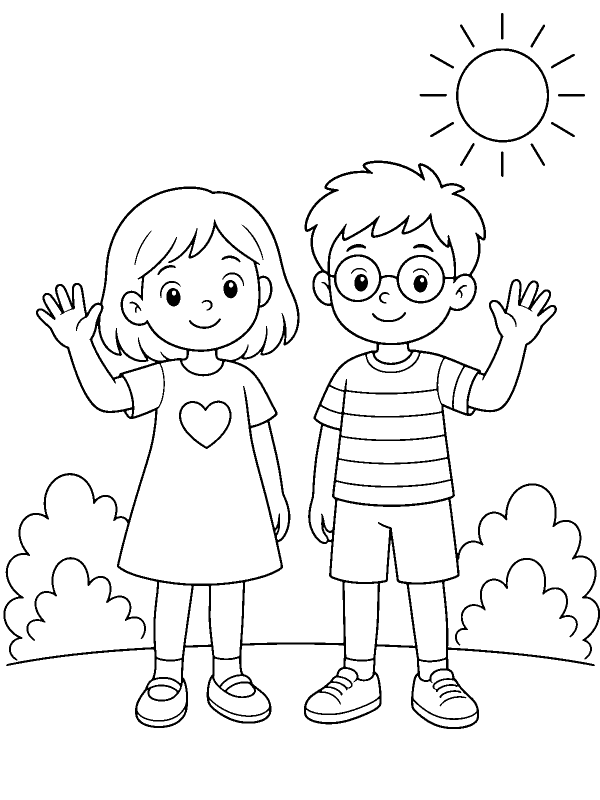
#> input picture assets/style-references/01-portrait.png, 1200 x 1600 px (shown at 1/2 size)
$ python compose_a4_pdf.py ../assets/style-references/01-portrait.png out.png
#> lines starting #> are read from the running program, lines starting #| are printed output that depends on the picture; after the words box and inside, x2 and y2 are one past the last pixel; in counts of white or black regions, pixels touching at a corner belong together
#!/usr/bin/env python3
"""Place a coloring plate onto a print-ready A4 PDF (and optional PNG preview).

Fit inside printer-safe margins on a white page. Never stretch.
The page is stored as 1-bit CCITT — never JPEG — so diagonals stay crisp.
"""
from __future__ import annotations

import argparse
import sys
from pathlib import Path

try:
    from PIL import Image, ImageDraw, ImageFilter, ImageFont
except ImportError as exc:  # pragma: no cover
    raise SystemExit("Pillow is required: python -m pip install Pillow") from exc

A4_PORTRAIT_MM = (210.0, 297.0)
A4_LANDSCAPE_MM = (297.0, 210.0)


def mm_to_px(mm: float, dpi: int) -> int:
    return int(round(mm / 25.4 * dpi))


def fit_inside(src_w: int, src_h: int, box_w: int, box_h: int) -> tuple[int, int]:
    scale = min(box_w / src_w, box_h / src_h)
    return max(1, int(src_w * scale)), max(1, int(src_h * scale))


def load_font(size: int) -> ImageFont.ImageFont:
    for name in (
        "DejaVuSans.ttf",
        "/usr/share/fonts/truetype/dejavu/DejaVuSans.ttf",
        "/usr/share/fonts/truetype/liberation/LiberationSans-Regular.ttf",
    ):
        try:
            return ImageFont.truetype(name, size=size)
        except OSError:
            continue
    return ImageFont.load_default()


def crisp_resize(art: Image.Image, fit_w: int, fit_h: int) -> Image.Image:
    """Scale then snap back to ink/paper. Avoids LANCZOS gray ramps and 1-bit stairs."""
    gray = art.convert("L")
    if gray.size != (fit_w, fit_h):
        gray = gray.resize((fit_w, fit_h), Image.Resampling.LANCZOS)
        gray = gray.filter(ImageFilter.GaussianBlur(radius=0.8))
        gray = gray.point(lambda p: 0 if p < 160 else 255, mode="L")
    else:
        gray = gray.point(lambda p: 0 if p < 160 else 255, mode="L")
    return Image.merge("RGB", (gray, gray, gray))


def compose(
    src: Path,
    pdf_out: Path,
    *,
    dpi: int,
    margin_mm: float,
    title: str | None,
    force: str,
    nup: int,
    preview: Path | None,
) -> None:
#> called with dpi = 300, margin_mm = 14, force = 'auto', nup = 1
    art = Image.open(src).convert("RGB")
#> art is the input picture: PIL image 1200x1600 RGB; 94.6% white; 39 black regions, largest, box (x1, y1, x2, y2) and area: (7, 321, 1200, 1458) 84895, (912, 97, 1098, 285) 2687, (53, 1114, 292, 1282) 2269
    art_w, art_h = art.size
#> art_w = 1200; art_h = 1600
    if nup in (2, 4):
        force = "portrait"
    landscape = force == "landscape" or (force == "auto" and art_w > art_h * 1.08)
#> landscape = False
    page_mm = A4_LANDSCAPE_MM if landscape else A4_PORTRAIT_MM
#> page_mm = (210, 297)
    page_w = mm_to_px(page_mm[0], dpi)
#> page_w = 2480
    page_h = mm_to_px(page_mm[1], dpi)
#> page_h = 3508
    margin = mm_to_px(margin_mm, dpi)
    gutter = mm_to_px(8.0, dpi)
    title_band = mm_to_px(8.0, dpi) if title else 0

    page = Image.new("RGB", (page_w, page_h), (255, 255, 255))
#> page: PIL image 2480x3508 RGB; every value is 255
    inner_w = page_w - margin * 2
#> inner_w = 2150
    inner_h = page_h - margin * 2 - title_band
#> inner_h = 3178

    if nup == 1:
        cols, rows = 1, 1
    elif nup == 2:
        cols, rows = 1, 2
    else:
        cols, rows = 2, 2

    tile_w = (inner_w - gutter * (cols - 1)) // cols
#> tile_w = 2150
    tile_h = (inner_h - gutter * (rows - 1)) // rows
#> tile_h = 3178
    fit_w, fit_h = fit_inside(art_w, art_h, tile_w, tile_h)
#> fit_w = 2150; fit_h = 2866
    fitted = crisp_resize(art, fit_w, fit_h)
#> in crisp_resize, `gray = gray.resize((fit_w, fit_h), Image.Resampling.LANCZOS)`:
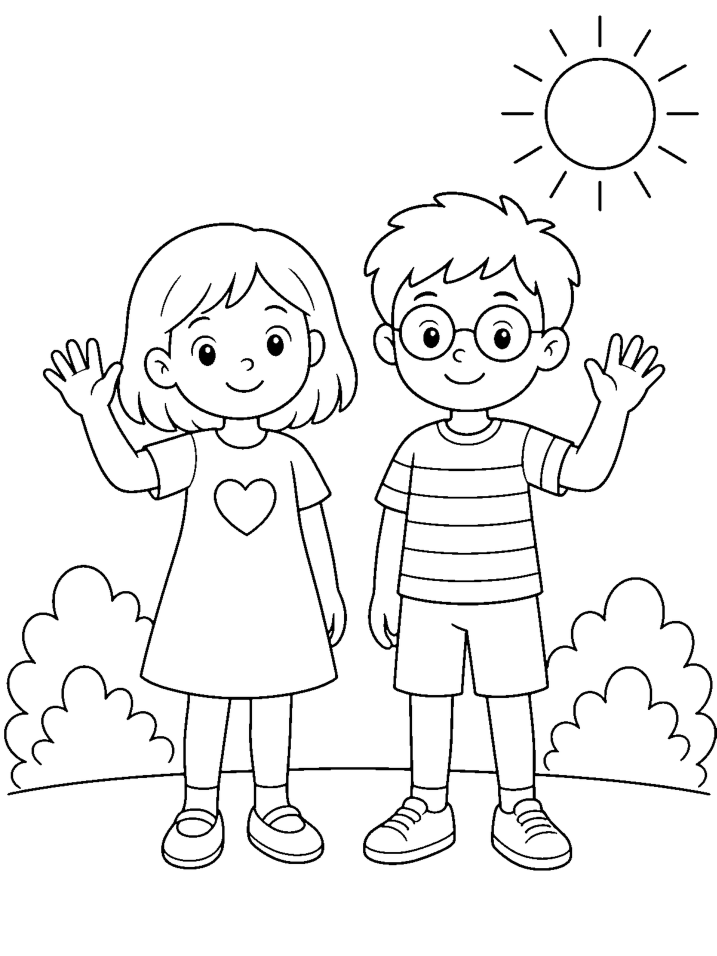
#> gray: PIL image 2150x2866 L (shown at 1/3 size); min 0, max 255, mean 241.3
#> in crisp_resize, `gray = gray.point(lambda p: 0 if p < 160 else 255, mode="L")`: gray: PIL image 2150x2866 L; 94.2% white; 39 black regions, largest, box (x1, y1, x2, y2) and area: (12, 575, 2150, 2612) 294690, (1634, 173, 1968, 511) 9320, (95, 1995, 524, 2296) 7927

    for r in range(rows):
        for c in range(cols):
            x0 = margin + c * (tile_w + gutter)
            y0 = margin + r * (tile_h + gutter)
            x = x0 + (tile_w - fit_w) // 2
            y = y0 + (tile_h - fit_h) // 2
            page.paste(fitted, (x, y))
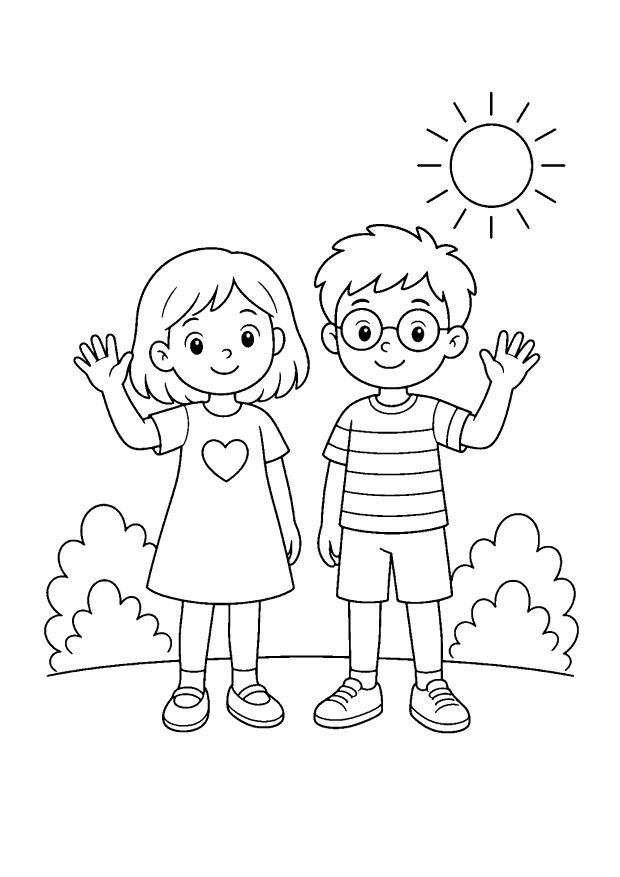
#> page: PIL image 2480x3508 RGB (shown at 1/4 size); 95.9% white; 39 black regions, largest, box (x1, y1, x2, y2) and area: (177, 896, 2315, 2933) 294690, (1799, 494, 2133, 832) 9320, (260, 2316, 689, 2617) 7927

    if title:
        draw = ImageDraw.Draw(page)
        font = load_font(max(14, mm_to_px(3.2, dpi)))
        text = title.strip()[:80]
        bbox = draw.textbbox((0, 0), text, font=font)
        tw, th = bbox[2] - bbox[0], bbox[3] - bbox[1]
        tx = (page_w - tw) // 2
        ty = page_h - margin - title_band + (title_band - th) // 2
        draw.text((tx, ty), text, fill=(0, 0, 0), font=font)

    pdf_out.parent.mkdir(parents=True, exist_ok=True)
    # mode "1" → CCITT in the PDF (lossless). RGB/L would be JPEG and jag the ink.
    page.convert("1").save(pdf_out, "PDF", resolution=float(dpi))
    if preview is not None:
        preview.parent.mkdir(parents=True, exist_ok=True)
        page.save(preview, "PNG", optimize=True)


def main() -> int:
    parser = argparse.ArgumentParser(description=__doc__)
    parser.add_argument("input", type=Path, help="Clean coloring-plate PNG")
    parser.add_argument("output", type=Path, help="A4 PDF path")
    parser.add_argument("--title", default="", help="Optional footer title")
    parser.add_argument("--dpi", type=int, default=300)
    parser.add_argument("--margin-mm", type=float, default=14.0)
    parser.add_argument(
        "--orientation",
        choices=("auto", "portrait", "landscape"),
        default="auto",
    )
    parser.add_argument(
        "--nup",
        type=int,
        choices=(1, 2, 4),
        default=1,
        help="1 = one plate; 2 = two stacked copies; 4 = 2x2 copies",
    )
    parser.add_argument("--preview", type=Path, default=None, help="Optional A4 PNG")
    args = parser.parse_args()
    if not args.input.is_file():
        print(f"FAIL missing input: {args.input}", file=sys.stderr)
        return 2
    if args.dpi < 72 or args.dpi > 600:
        print("FAIL dpi must be 72-600", file=sys.stderr)
        return 2
    compose(
        args.input,
        args.output,
        dpi=args.dpi,
        margin_mm=args.margin_mm,
        title=args.title or None,
        force=args.orientation,
        nup=args.nup,
        preview=args.preview,
    )
    print(f"DELIVERY PASS {args.output.resolve()}")
    if args.preview:
        print(f"PREVIEW {args.preview.resolve()}")
    return 0


if __name__ == "__main__":
    raise SystemExit(main())
#> (the program exits here)

$ run again, on assets/style-references/03-pet.png
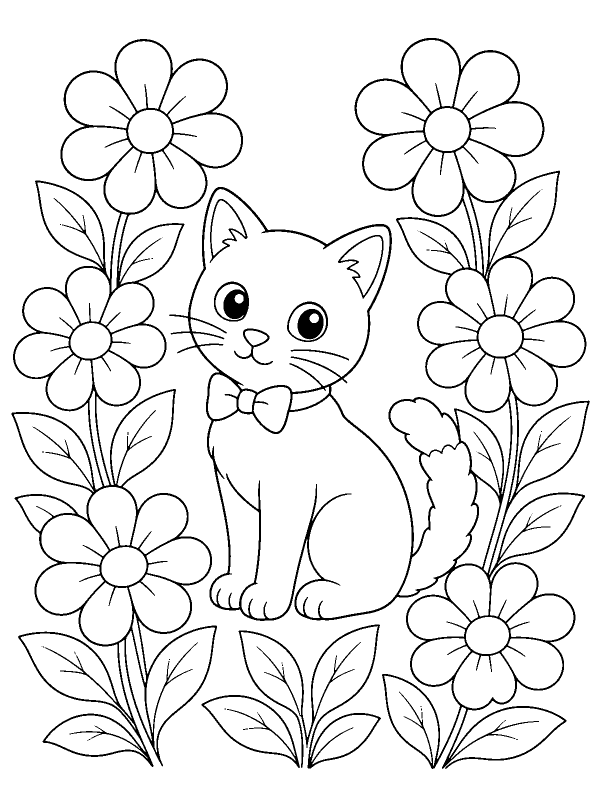
#> input picture assets/style-references/03-pet.png, 1200 x 1600 px (shown at 1/2 size)
#> in compose, art is the input picture: PIL image 1200x1600 RGB; 92.5% white; 42 black regions (30 under 20 px), largest, box (x1, y1, x2, y2) and area: (338, 76, 1180, 1538) 73366, (23, 78, 486, 1534) 50500, (477, 1249, 762, 1537) 7431
#> in crisp_resize, `gray = gray.resize((fit_w, fit_h), Image.Resampling.LANCZOS)`:
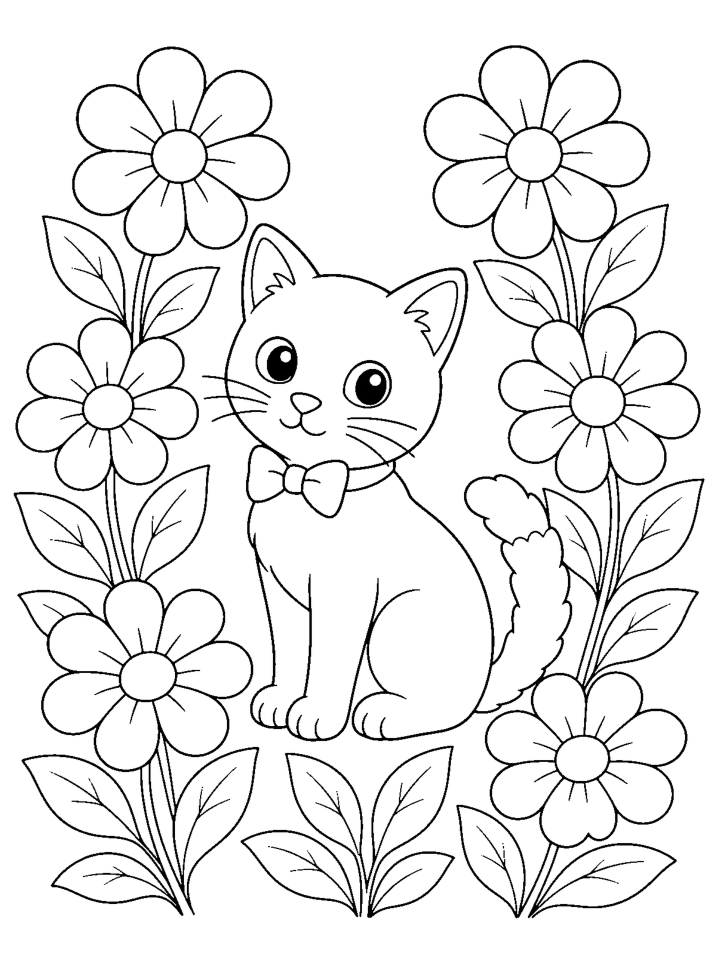
#> gray: PIL image 2150x2866 L (shown at 1/3 size); min 0, max 255, mean 235.9
#> after the loop in compose, `for r in range(rows):`:
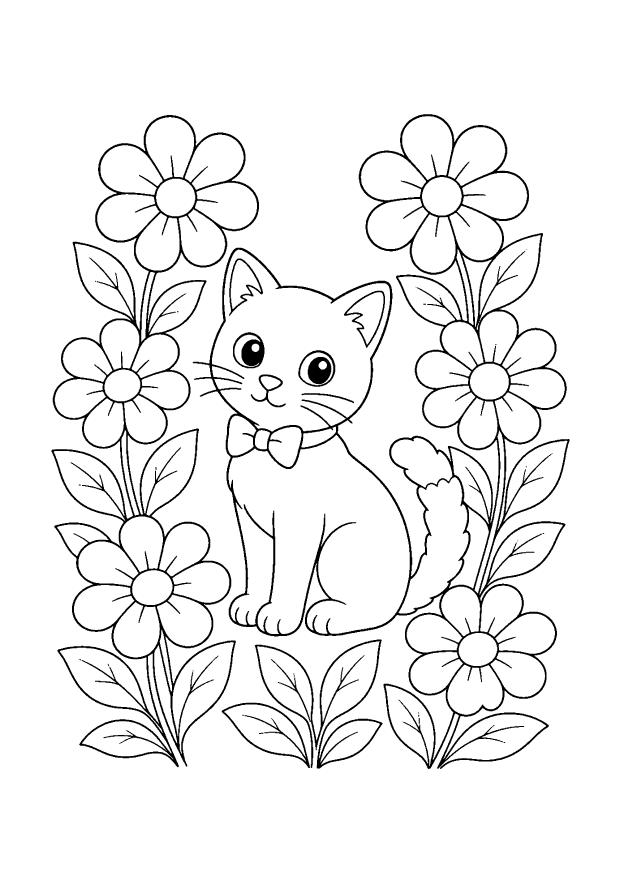
#> page: PIL image 2480x3508 RGB (shown at 1/4 size); 94.2% white; 42 black regions (18 under 20 px), largest, box (x1, y1, x2, y2) and area: (771, 457, 2279, 3076) 257440, (206, 460, 1036, 3069) 177551, (1019, 2558, 1531, 3074) 26348

$ run again, on assets/style-references/04-objects.png
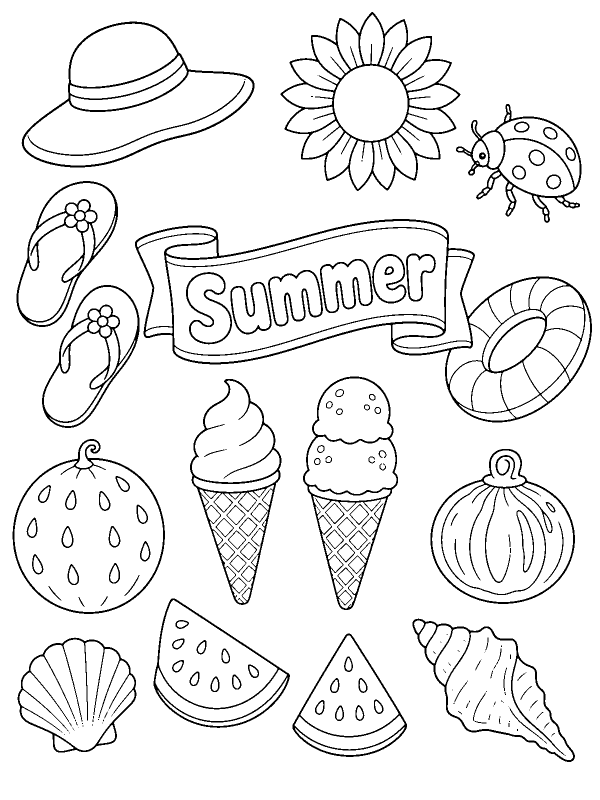
#> input picture assets/style-references/04-objects.png, 1200 x 1600 px (shown at 1/2 size)
#> in compose, art is the input picture: PIL image 1200x1600 RGB; 93.2% white; 175 black regions (63 under 20 px), largest, box (x1, y1, x2, y2) and area: (270, 438, 1184, 845) 21870, (561, 24, 921, 382) 12935, (43, 43, 509, 335) 7549
#> in crisp_resize, `gray = gray.resize((fit_w, fit_h), Image.Resampling.LANCZOS)`:
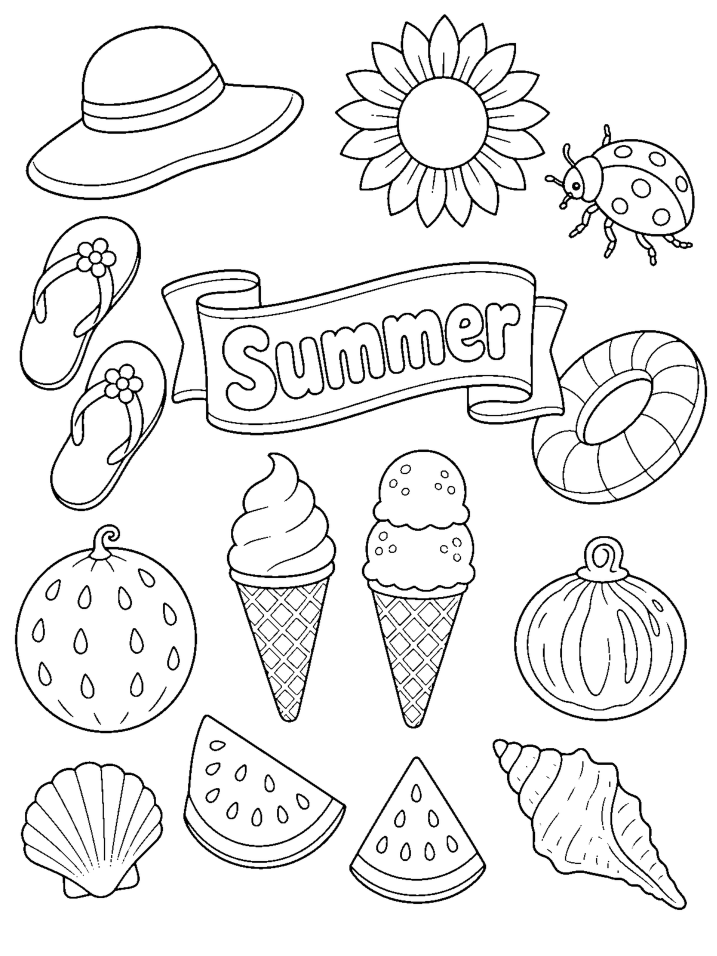
#> gray: PIL image 2150x2866 L (shown at 1/3 size); min 0, max 255, mean 237.5
#> after the loop in compose, `for r in range(rows):`:
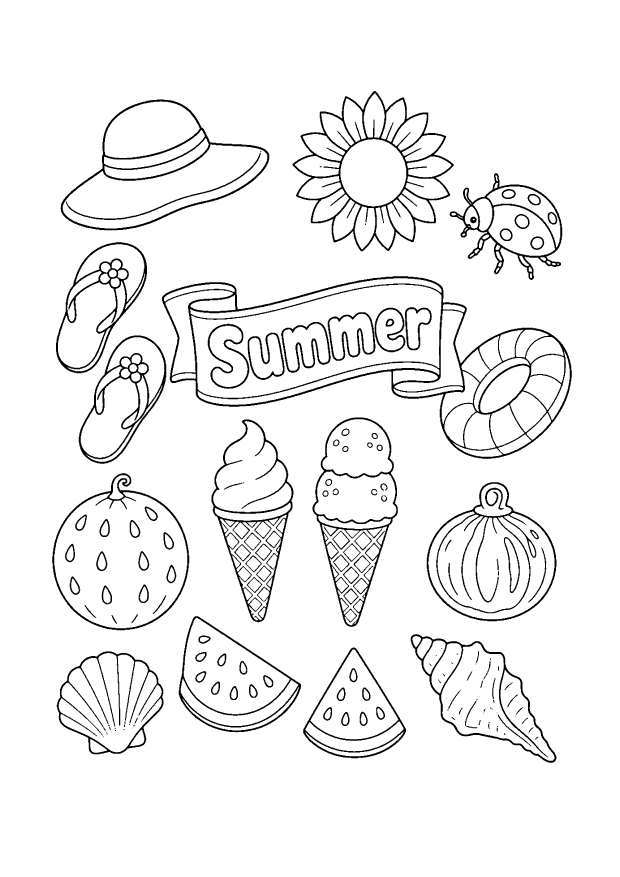
#> page: PIL image 2480x3508 RGB (shown at 1/4 size); 94.6% white; 175 black regions (43 under 20 px), largest, box (x1, y1, x2, y2) and area: (648, 1105, 2287, 1835) 77860, (1170, 364, 1815, 1006) 45859, (242, 398, 1077, 921) 26375
